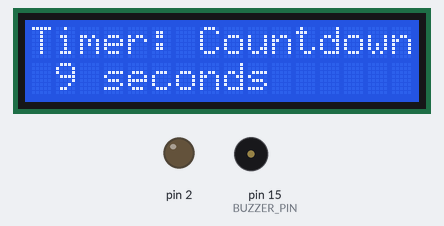
Recording of a sketch running on a simulated Arduino Mega 2560, built with avr-gcc and run on an emulated ATmega2560. Shown: 16×2 character LCD, output pins drawn as LEDs (lit = HIGH), buzzer (waves = sounding).

Above: at 0.1 s.
At 10.1 s:
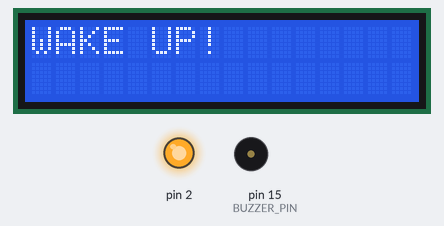
At 14.9 s:
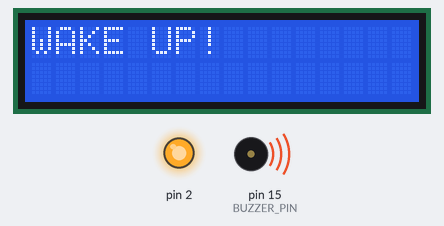
At 19.7 s:
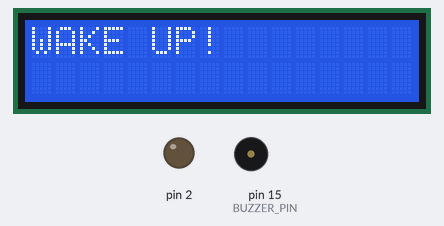
Timing chart, 0 to 21.2 s (numbered marks = the images above):
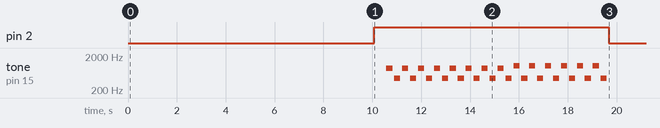

The sketch:

lcd_alarm.ino
```cpp
#include <LiquidCrystal.h>

// Create An LCD Object. Signals: [ RS, EN, D4, D5, D6, D7 ]
LiquidCrystal lcd(22, 21, 1, 3, 17, 16);

const int BUZZER_PIN = 15;
const unsigned long timeDelay = 1000;

int alarmActive = 0;

#define NOTE_REST 0
#define NOTE_B0  31
#define NOTE_C1  33
#define NOTE_CS1 35
#define NOTE_D1  37
#define NOTE_DS1 39
#define NOTE_E1  41
#define NOTE_F1  44
#define NOTE_FS1 46
#define NOTE_G1  49
#define NOTE_GS1 52
#define NOTE_A1  55
#define NOTE_AS1 58
#define NOTE_B1  62
#define NOTE_C2  65
#define NOTE_CS2 69
#define NOTE_D2  73
#define NOTE_DS2 78
#define NOTE_E2  82
#define NOTE_F2  87
#define NOTE_FS2 93
#define NOTE_G2  98
#define NOTE_GS2 104
#define NOTE_A2  110
#define NOTE_AS2 117
#define NOTE_B2  123
#define NOTE_C3  131
#define NOTE_CS3 139
#define NOTE_D3  147
#define NOTE_DS3 156
#define NOTE_E3  165
#define NOTE_F3  175
#define NOTE_FS3 185
#define NOTE_G3  196
#define NOTE_GS3 208
#define NOTE_A3  220
#define NOTE_AS3 233
#define NOTE_B3  247
#define NOTE_C4  262
#define NOTE_CS4 277
#define NOTE_D4  294
#define NOTE_DS4 311
#define NOTE_E4  330
#define NOTE_F4  349
#define NOTE_FS4 370
#define NOTE_G4  392
#define NOTE_GS4 415
#define NOTE_A4  440
#define NOTE_AS4 466
#define NOTE_B4  494
#define NOTE_C5  523
#define NOTE_CS5 554
#define NOTE_D5  587
#define NOTE_DS5 622
#define NOTE_E5  659
#define NOTE_F5  698
#define NOTE_FS5 740
#define NOTE_G5  784
#define NOTE_GS5 831
#define NOTE_A5  880
#define NOTE_AS5 932
#define NOTE_B5  988
#define NOTE_C6  1047
#define NOTE_CS6 1109
#define NOTE_D6  1175
#define NOTE_DS6 1245
#define NOTE_E6  1319
#define NOTE_F6  1397
#define NOTE_FS6 1480
#define NOTE_G6  1568
#define NOTE_GS6 1661
#define NOTE_A6  1760
#define NOTE_AS6 1865
#define NOTE_B6  1976
#define NOTE_C7  2093
#define NOTE_CS7 2217
#define NOTE_D7  2349
#define NOTE_DS7 2489
#define NOTE_E7  2637
#define NOTE_F7  2794
#define NOTE_FS7 2960
#define NOTE_G7  3136
#define NOTE_GS7 3322
#define NOTE_A7  3520
#define NOTE_AS7 3729
#define NOTE_B7  3951
#define NOTE_C8  4186
#define NOTE_CS8 4435
#define NOTE_D8  4699
#define NOTE_DS8 4978


void playAlarmMelody() {
  int melody[] = {
    NOTE_A5, NOTE_A4, NOTE_A5, NOTE_A4,
    NOTE_A5, NOTE_A4, NOTE_A5, NOTE_A4,
    NOTE_A5, NOTE_A4, NOTE_A5, NOTE_A4,
    NOTE_A5, NOTE_A4, NOTE_A5, NOTE_A4,
    NOTE_C6, NOTE_A4, NOTE_C6, NOTE_A4,
    NOTE_C6, NOTE_A4, NOTE_C6, NOTE_A4,
    NOTE_C6, NOTE_A4, NOTE_C6, NOTE_A4
  };

  int noteDurations[] = {
    4, 4, 4, 4,
    4, 4, 4, 4,
    4, 4, 4, 4,
    4, 4, 4, 4,
    4, 4, 4, 4,
    4, 4, 4, 4,
    4, 4, 4, 4
  };

  int size = sizeof(noteDurations) / sizeof(int);
  digitalWrite(2, HIGH);
  delay(500);

  for (int thisNote = 0; thisNote < size; thisNote++) {
    int noteDuration = 1000 / noteDurations[thisNote];
    tone(BUZZER_PIN, melody[thisNote], noteDuration);
    int pauseBetweenNotes = noteDuration * 1.3;
    delay(pauseBetweenNotes);
    noTone(BUZZER_PIN);
  }

  digitalWrite(2, LOW);
}


void activate() {
  alarmActive = 1;
  lcd.clear();
  lcd.setCursor(0, 0);
  lcd.print("Timer: Countdown");
  lcd.setCursor(0, 2);
  lcd.print("10 seconds");
  int countDown = 9;
  while (countDown >= 0) {
    lcd.setCursor(0, 3);
    lcd.print(" ");
    lcd.print(countDown);
    countDown--;
    delay(timeDelay);
  }
  lcd.clear();
  lcd.setCursor(0, 0);
  lcd.print("WAKE UP!");
  playAlarmMelody();
}


void setup() {
  lcd.begin(16, 2);
  pinMode(2, OUTPUT);
  activate();
}

void loop() {
}
```
